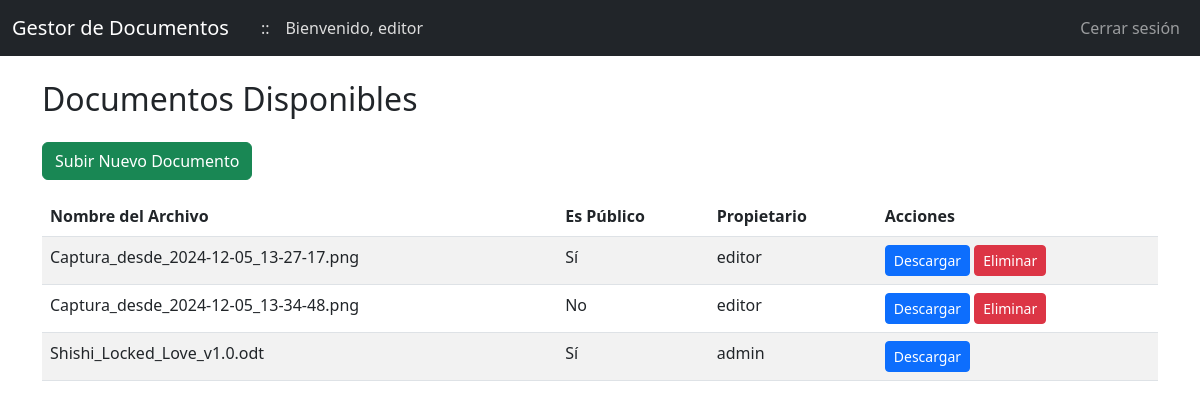
The page /index (signed in) on the database as committed earlier.
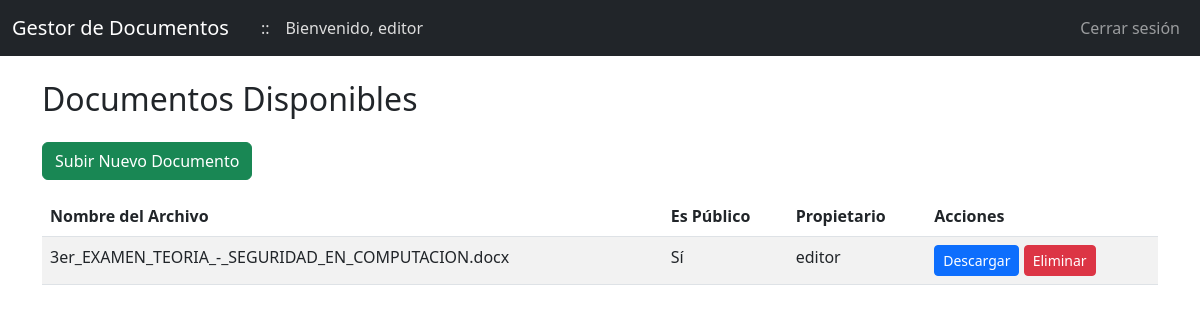
The same page on the database as committed later.
### app/models.py (models this page shows, shortened)
class User(UserMixin, db.Model):
    id = db.Column(db.Integer, primary_key=True)
    username = db.Column(db.String(150), unique=True, nullable=False)
    email = db.Column(db.String(120), unique=True, nullable=False)
    phone = db.Column(db.String(20), nullable=True)
    password_hash = db.Column(db.String(150), nullable=False)
    role_id = db.Column(db.Integer, db.ForeignKey('role.id'), nullable=False)
    role = db.relationship('Role', back_populates='users')

class Document(db.Model):
    id = db.Column(db.Integer, primary_key=True)
    filename = db.Column(db.String(200), nullable=False)
    path = db.Column(db.String(500), nullable=False)
    created_at = db.Column(db.DateTime, default=datetime.utcnow, nullable=False)
    is_public = db.Column(db.Boolean, default=False, nullable=False)
    owner_id = db.Column(db.Integer, db.ForeignKey('user.id'))
    owner = db.relationship('User', backref='documents', lazy=True)
    access_rights = db.relationship('DocumentAccess', back_populates='document')

### app/routes.py (the view)
@bp.route('/index')
@login_required
def index():
    files = []
    if current_user.role.name == 'Lector':
        documents = Document.query.filter_by(is_public=True).all()
        files = [(doc.filename, doc.is_public, doc.owner.username) for doc in documents]
    elif current_user.role.name == 'Editor':
        documents = Document.query.filter((Document.is_public == True) | (Document.owner_id == current_user.id)).all()
        files = [(doc.filename, doc.is_public, doc.owner.username) for doc in documents]
    elif current_user.role.name == 'Administrador':
        documents = Document.query.all()
        files = [(doc.filename, doc.is_public, doc.owner.username) for doc in documents]
    return render_template('index.html', files=files)

### app/__init__.py (called while the page is built)
def create_app():
    app = Flask(__name__)
    app.config.from_object(Config)
    db.init_app(app)
    login_manager.init_app(app)
    from app.models import User
    @login_manager.user_loader
    def load_user(user_id):
        return User.query.get(int(user_id))
    from app import routes
    app.register_blueprint(routes.bp)
    return app

### app/templates/index.html
{% extends "base.html" %}
{% block content %}
<div class="row">
    <div class="col-md-12">
        <h2 class="mb-4">Documentos Disponibles</h2>
        {% if current_user.role.name == 'Editor' or current_user.role.name == 'Administrador' %}
        <a href="{{ url_for('routes.upload') }}" class="btn btn-success mb-3">Subir Nuevo Documento</a>
        {% endif %}
        {% if files %}
        <table class="table table-striped">
            <thead>
                <tr>
                    <th>Nombre del Archivo</th>
                    <th>Es Público</th>
                    <th>Propietario</th>
                    <th>Acciones</th>
                </tr>
            </thead>
            <tbody>
                {% for file, is_public, owner_name in files %}
                <tr>
                    <td>{{ file }}</td>
                    <td>{{ 'Sí' if is_public else 'No' }}</td>
                    <td>{{ owner_name }}</td>
                    <td>
                        <a href="{{ url_for('routes.download_file', filename=file) }}" class="btn btn-primary btn-sm">Descargar</a>
                        {% if current_user.role.name == 'Administrador' or owner_name == current_user.username %}
                        <form method="POST" action="{{ url_for('routes.delete', filename=file) }}" class="d-inline">
                            <button type="submit" class="btn btn-danger btn-sm">Eliminar</button>
                        </form>
                        {% endif %}
                    </td>
                </tr>
                {% endfor %}
            </tbody>
        </table>
        {% else %}
        <p>No hay documentos disponibles.</p>
        {% endif %}
    </div>
</div>
{% endblock %}

### app/templates/base.html (shortened to what this page needs)
<!DOCTYPE html>
<html lang="es">
<head>
    <link href="https://cdn.jsdelivr.net/npm/bootstrap@5.3.0/dist/css/bootstrap.min.css" rel="stylesheet">
</head>
<body>
    <nav class="navbar navbar-expand-lg navbar-dark bg-dark">
        <div class="container-fluid">
            <a class="navbar-brand" href="{{ url_for('routes.index') }}">
                Gestor de Documentos
            </a>
            {% if current_user.is_authenticated %}
                <span class="ms-3" style="color: #ddd;">::</span>
                <span class="ms-3" style="color: #ddd;">Bienvenido, {{ current_user.username }}</span>
                {% endif %}
            {% if current_user.is_authenticated %}
            <ul class="navbar-nav ms-auto">
                <li class="nav-item">
                    <a class="nav-link" href="{{ url_for('routes.logout') }}">Cerrar sesión</a>
                </li>
            </ul>
            {% endif %}
        </div>
    </nav>
    <div class="container mt-4">
        {% block content %}{% endblock %}
    </div>
</body>
</html>

Rows that differ between the two databases and show on the page:
removed Document: files "Captura_desde_2024-12-05_13-27-17.png"
removed Document: files "Captura_desde_2024-12-05_13-34-48.png"
removed Document: files "Shishi_Locked_Love_v1.0.odt"
no longer on this page (row unchanged): User: files "admin"
added Document: files "3er_EXAMEN_TEORIA_-_SEGURIDAD_EN_COMPUTACION.docx"
Other text that changed with them:
new list line: "Sí Descargar Eliminar"
new list line: "editor"
list line gone: "Sí Descargar Eliminar"
list line gone: "editor"
list line gone: "No Descargar Eliminar"
list line gone: "Sí Descargar"
